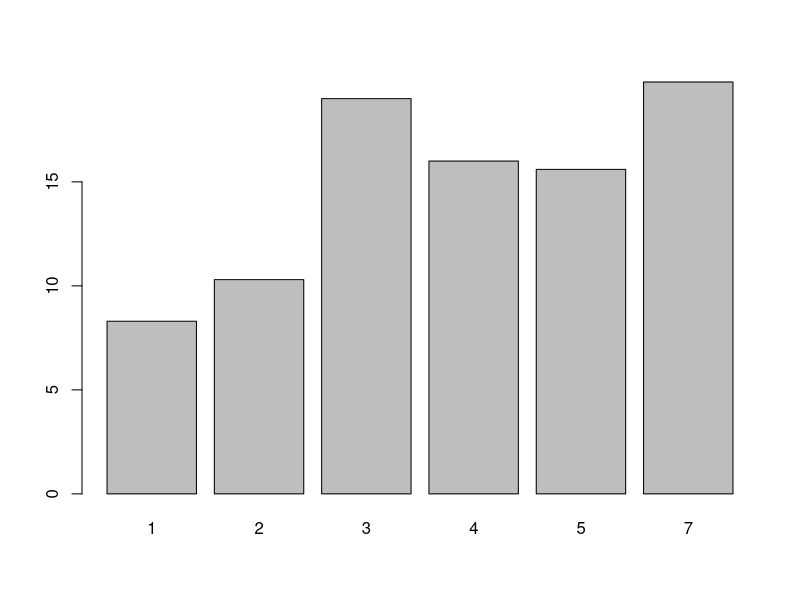
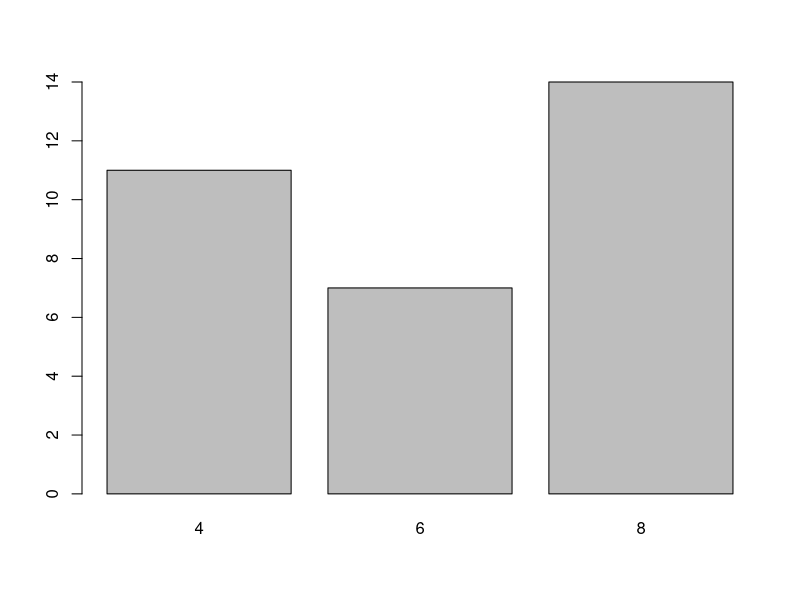
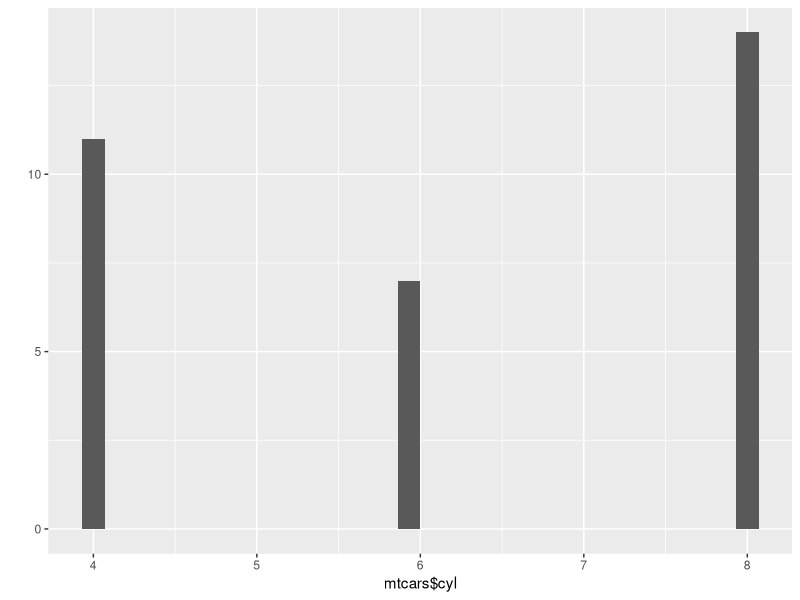
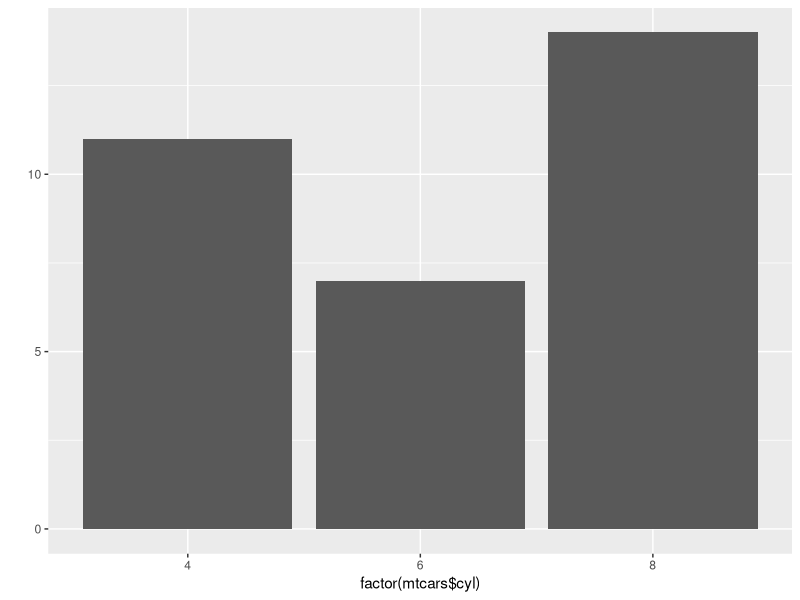
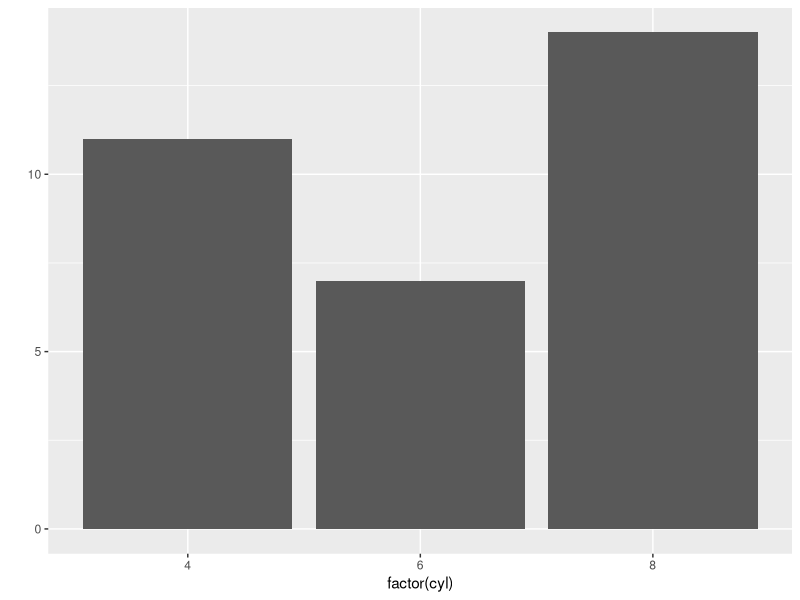
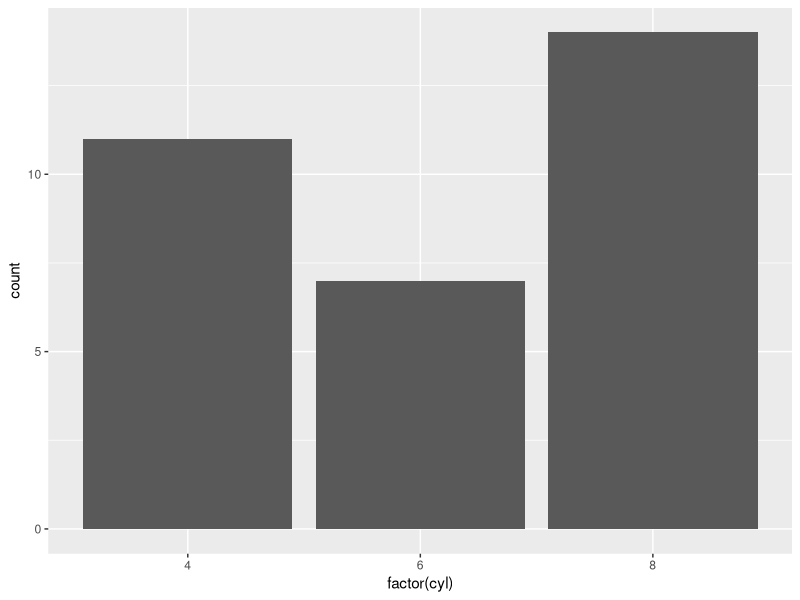

Recreate these plots in R, in order.
# creating bar graphs
library(ggplot2)
barplot(BOD$demand, names.arg = BOD$Time)
table(mtcars$cyl)
barplot(table(mtcars$cyl)) #generate a table of counts
qplot(mtcars$cyl) #cyl is continous here
qplot(factor(mtcars$cyl)) #treat cyl as discrete

#bar graph of counts
qplot(factor(cyl), data = mtcars)
ggplot(mtcars, aes(x = factor(cyl))) + geom_bar()
